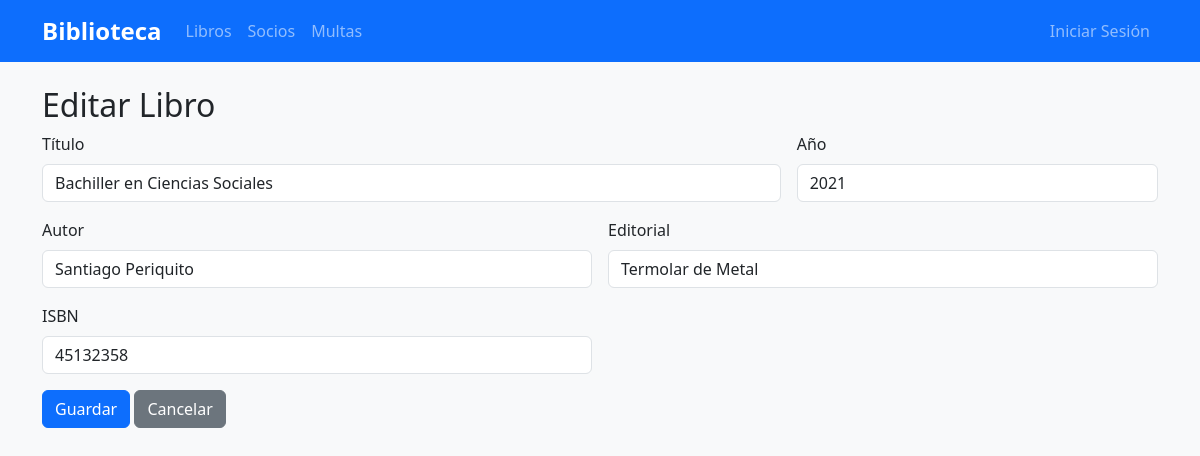
/libros/2/editar/, run on the app's committed database.
### libros/models.py (models this page shows, shortened)
class Libro(models.Model):
    ESTADOS = [
        ("disponible", "Disponible"),
        ("prestado", "Prestado"),
        ("revision", "En revisión"),
    ]
    titulo = models.CharField(max_length=200)
    autor = models.CharField(max_length=150)
    isbn = models.CharField(max_length=13, unique=True)
    editorial = models.CharField(max_length=100)
    año_publicacion = models.IntegerField()
    estado = models.CharField(max_length=20, choices=ESTADOS, default="disponible")
    fecha_alta = models.DateTimeField(auto_now_add=True)
    class Meta:
        verbose_name = "Libro"
        verbose_name_plural = "Libros"
        ordering = ["titulo"]
    @property
    def disponible(self):
        return self.estado == "disponible"

### libros/views.py (the view)
# urls.py: path("<int:pk>/editar/", views.LibroUpdateView.as_view(), name="editar"),
class LibroUpdateView(UpdateView):
    model = Libro
    template_name = "libros/formulario.html"
    fields = ["titulo", "autor", "isbn", "editorial", "año_publicacion"]
    success_url = reverse_lazy("libros:lista")

### templates/libros/formulario.html (shortened to what this page needs)
{% extends 'base.html' %}
{% block content %}
<h2>{% if object %}Editar{% else %}Crear{% endif %} Libro</h2>
<form method="post" class="row g-3">
    <div class="col-md-8">
        <label for="id_titulo" class="form-label">Título</label>
        <input type="text" class="form-control" name="titulo" id="id_titulo" value="{{ form.titulo.value|default:'' }}" required>
    </div>
    <div class="col-md-4">
        <label for="id_año_publicacion" class="form-label">Año</label>
        <input type="number" class="form-control" name="año_publicacion" id="id_año_publicacion" value="{{ form.año_publicacion.value|default:'' }}" required>
    </div>
    <div class="col-md-6">
        <label for="id_autor" class="form-label">Autor</label>
        <input type="text" class="form-control" name="autor" id="id_autor" value="{{ form.autor.value|default:'' }}" required>
    </div>
    <div class="col-md-6">
        <label for="id_editorial" class="form-label">Editorial</label>
        <input type="text" class="form-control" name="editorial" id="id_editorial" value="{{ form.editorial.value|default:'' }}" required>
    </div>
    <div class="col-md-6">
        <label for="id_isbn" class="form-label">ISBN</label>
        <input type="text" class="form-control{% if form.isbn.errors %} is-invalid{% endif %}" name="isbn" id="id_isbn" value="{{ form.isbn.value|default:'' }}" required>
    </div>
    <div class="col-12">
        <button type="submit" class="btn btn-primary">Guardar</button>
        <a href="{% url 'libros:lista' %}" class="btn btn-secondary">Cancelar</a>
    </div>
</form>
{% endblock %}

### static/css/styles.css (style rules this page uses)
body { background-color: #f8f9fa; }
.btn { border-radius: 0.375rem; }

### data on the page
Libro: titulo "Bachiller en Ciencias Sociales", autor "Santiago Periquito", editorial "Termolar de Metal", isbn "45132358"
